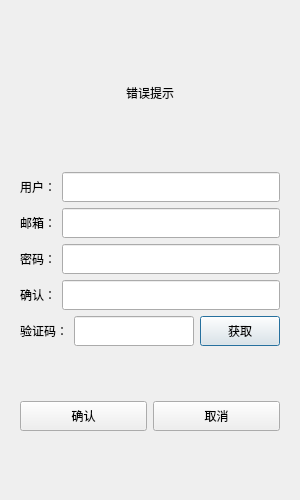
<?xml version="1.0" encoding="UTF-8"?>
<ui version="4.0">
 <class>RegisterDialog</class>
 <widget class="QDialog" name="RegisterDialog">
  <property name="geometry">
   <rect>
    <x>0</x>
    <y>0</y>
    <width>300</width>
    <height>500</height>
   </rect>
  </property>
  <property name="minimumSize">
   <size>
    <width>300</width>
    <height>500</height>
   </size>
  </property>
  <property name="maximumSize">
   <size>
    <width>300</width>
    <height>500</height>
   </size>
  </property>
  <property name="windowTitle">
   <string>Dialog</string>
  </property>
  <layout class="QVBoxLayout" name="verticalLayout_3">
   <item>
    <layout class="QVBoxLayout" name="verticalLayout">
     <item>
      <widget class="QStackedWidget" name="stackedWidget">
       <property name="currentIndex">
        <number>1</number>
       </property>
       <widget class="QWidget" name="page"/>
       <widget class="QWidget" name="page_2">
        <layout class="QVBoxLayout" name="verticalLayout_2">
         <item>
          <spacer name="verticalSpacer">
           <property name="orientation">
            <enum>Qt::Orientation::Vertical</enum>
           </property>
           <property name="sizeHint" stdset="0">
            <size>
             <width>20</width>
             <height>40</height>
            </size>
           </property>
          </spacer>
         </item>
         <item>
          <widget class="QWidget" name="widget" native="true">
           <layout class="QHBoxLayout" name="horizontalLayout_8">
            <item>
             <widget class="QLabel" name="error_tip">
              <property name="minimumSize">
               <size>
                <width>0</width>
                <height>30</height>
               </size>
              </property>
              <property name="maximumSize">
               <size>
                <width>16777215</width>
                <height>30</height>
               </size>
              </property>
              <property name="text">
               <string>错误提示</string>
              </property>
              <property name="alignment">
               <set>Qt::AlignmentFlag::AlignCenter</set>
              </property>
             </widget>
            </item>
           </layout>
          </widget>
         </item>
         <item>
          <spacer name="verticalSpacer_4">
           <property name="orientation">
            <enum>Qt::Orientation::Vertical</enum>
           </property>
           <property name="sizeHint" stdset="0">
            <size>
             <width>20</width>
             <height>40</height>
            </size>
           </property>
          </spacer>
         </item>
         <item>
          <layout class="QHBoxLayout" name="horizontalLayout_2">
           <item>
            <widget class="QLabel" name="user_label">
             <property name="minimumSize">
              <size>
               <width>0</width>
               <height>30</height>
              </size>
             </property>
             <property name="maximumSize">
              <size>
               <width>16777215</width>
               <height>30</height>
              </size>
             </property>
             <property name="text">
              <string>用户：</string>
             </property>
            </widget>
           </item>
           <item>
            <widget class="QLineEdit" name="user_edit">
             <property name="minimumSize">
              <size>
               <width>0</width>
               <height>30</height>
              </size>
             </property>
             <property name="maximumSize">
              <size>
               <width>16777215</width>
               <height>30</height>
              </size>
             </property>
            </widget>
           </item>
          </layout>
         </item>
         <item>
          <layout class="QHBoxLayout" name="horizontalLayout_3">
           <item>
            <widget class="QLabel" name="email_label">
             <property name="minimumSize">
              <size>
               <width>0</width>
               <height>30</height>
              </size>
             </property>
             <property name="maximumSize">
              <size>
               <width>16777215</width>
               <height>30</height>
              </size>
             </property>
             <property name="text">
              <string>邮箱：</string>
             </property>
            </widget>
           </item>
           <item>
            <widget class="QLineEdit" name="email_edit">
             <property name="minimumSize">
              <size>
               <width>0</width>
               <height>30</height>
              </size>
             </property>
             <property name="maximumSize">
              <size>
               <width>16777215</width>
               <height>30</height>
              </size>
             </property>
            </widget>
           </item>
          </layout>
         </item>
         <item>
          <layout class="QHBoxLayout" name="horizontalLayout_4">
           <item>
            <widget class="QLabel" name="passwd_label">
             <property name="minimumSize">
              <size>
               <width>0</width>
               <height>30</height>
              </size>
             </property>
             <property name="maximumSize">
              <size>
               <width>16777215</width>
               <height>30</height>
              </size>
             </property>
             <property name="text">
              <string>密码：</string>
             </property>
            </widget>
           </item>
           <item>
            <widget class="QLineEdit" name="passwd_edit">
             <property name="minimumSize">
              <size>
               <width>0</width>
               <height>30</height>
              </size>
             </property>
             <property name="maximumSize">
              <size>
               <width>16777215</width>
               <height>30</height>
              </size>
             </property>
            </widget>
           </item>
          </layout>
         </item>
         <item>
          <layout class="QHBoxLayout" name="horizontalLayout_5">
           <item>
            <widget class="QLabel" name="confirm_passwd_label">
             <property name="minimumSize">
              <size>
               <width>0</width>
               <height>30</height>
              </size>
             </property>
             <property name="maximumSize">
              <size>
               <width>16777215</width>
               <height>30</height>
              </size>
             </property>
             <property name="text">
              <string>确认：</string>
             </property>
            </widget>
           </item>
           <item>
            <widget class="QLineEdit" name="confirm_passwd_edit">
             <property name="minimumSize">
              <size>
               <width>0</width>
               <height>30</height>
              </size>
             </property>
             <property name="maximumSize">
              <size>
               <width>16777215</width>
               <height>30</height>
              </size>
             </property>
            </widget>
           </item>
          </layout>
         </item>
         <item>
          <layout class="QHBoxLayout" name="horizontalLayout_6">
           <item>
            <widget class="QLabel" name="verify_label">
             <property name="minimumSize">
              <size>
               <width>0</width>
               <height>30</height>
              </size>
             </property>
             <property name="maximumSize">
              <size>
               <width>16777215</width>
               <height>30</height>
              </size>
             </property>
             <property name="text">
              <string>验证码：</string>
             </property>
            </widget>
           </item>
           <item>
            <widget class="QLineEdit" name="verify_edit">
             <property name="minimumSize">
              <size>
               <width>0</width>
               <height>30</height>
              </size>
             </property>
             <property name="maximumSize">
              <size>
               <width>16777215</width>
               <height>30</height>
              </size>
             </property>
            </widget>
           </item>
           <item>
            <widget class="QPushButton" name="verify_button">
             <property name="minimumSize">
              <size>
               <width>0</width>
               <height>30</height>
              </size>
             </property>
             <property name="maximumSize">
              <size>
               <width>16777215</width>
               <height>30</height>
              </size>
             </property>
             <property name="text">
              <string>获取</string>
             </property>
            </widget>
           </item>
          </layout>
         </item>
         <item>
          <spacer name="verticalSpacer_2">
           <property name="orientation">
            <enum>Qt::Orientation::Vertical</enum>
           </property>
           <property name="sizeHint" stdset="0">
            <size>
             <width>20</width>
             <height>40</height>
            </size>
           </property>
          </spacer>
         </item>
         <item>
          <layout class="QHBoxLayout" name="horizontalLayout_7">
           <item>
            <widget class="QPushButton" name="sure_button">
             <property name="minimumSize">
              <size>
               <width>0</width>
               <height>30</height>
              </size>
             </property>
             <property name="maximumSize">
              <size>
               <width>16777215</width>
               <height>30</height>
              </size>
             </property>
             <property name="text">
              <string>确认</string>
             </property>
            </widget>
           </item>
           <item>
            <widget class="QPushButton" name="cancel_button">
             <property name="minimumSize">
              <size>
               <width>0</width>
               <height>30</height>
              </size>
             </property>
             <property name="maximumSize">
              <size>
               <width>16777215</width>
               <height>30</height>
              </size>
             </property>
             <property name="text">
              <string>取消</string>
             </property>
            </widget>
           </item>
          </layout>
         </item>
         <item>
          <spacer name="verticalSpacer_3">
           <property name="orientation">
            <enum>Qt::Orientation::Vertical</enum>
           </property>
           <property name="sizeHint" stdset="0">
            <size>
             <width>20</width>
             <height>40</height>
            </size>
           </property>
          </spacer>
         </item>
        </layout>
       </widget>
      </widget>
     </item>
    </layout>
   </item>
  </layout>
 </widget>
 <resources/>
 <connections/>
</ui>
